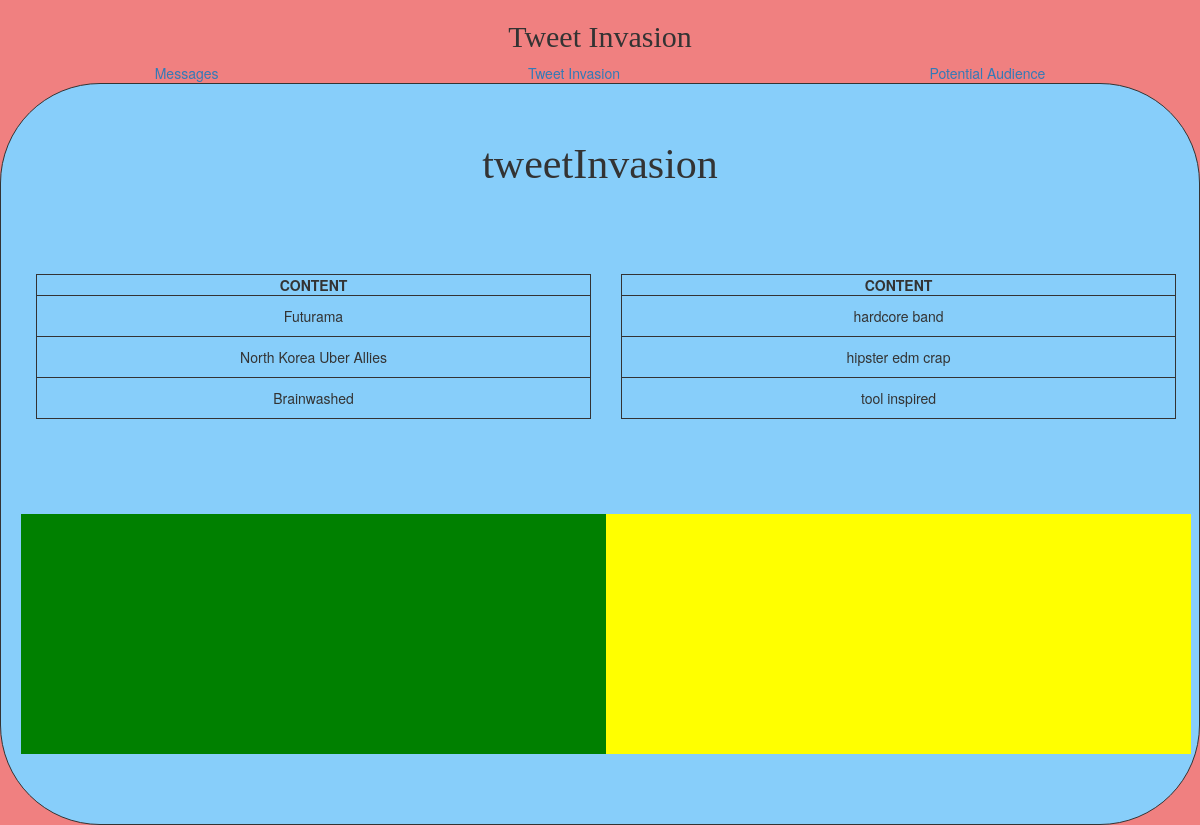
The page / on the database its author committed.
### tables this page shows
CREATE TABLE "content" (
	"cID"	INTEGER NOT NULL PRIMARY KEY AUTOINCREMENT UNIQUE,
	"link"	TEXT,
	"title"	TEXT
);

### tweetHome.py (the view)
@app.route('/')
def tweetInvasion():
    contents = getContent()
    audience = getAudiences()
    return render_template('tweetInvasion.html', contents=contents, audience=audience)

### tweetHome.py (called while the page is built)
def getContent():
    con = sql.connect("TWIdatabase.db")
    con.row_factory = sql.Row
    cur = con.cursor()
    cur.execute('select title, cID from content')
    content = cur.fetchall()
    if len(content) == 0:
        content = 'empty'
    con.close()
    return content

def getAudiences():
    con = sql.connect("TWIdatabase.db")
    con.row_factory = sql.Row
    cur = con.cursor()
    cur.execute("SELECT sum(followers) as fl, name from audience group by name")
    row = cur.fetchall()
    con.close()
    if len(row) == 0:
        row = 'empty'
    return row

### templates/tweetInvasion.html
{% extends 'home.html' %}
{% block content %}
    <div class='mainObject'>
            <div style='padding:30px; font-size:3em; font-family:Times New Roman'>tweetInvasion</div>
            <div class="container" style='margin:50px auto'>
                <div class="row">
                    <div style='height:30vh; overflow-y:scroll' class="col-md-6 udContainer">
                        {% if contents is string %}
                            <div style='padding:30px; font-size:1.5em'>No messages here, write one!</div>
                        {% else %}
                            <table style='width:100%'>
                                <thead>
                                    <th style='text-align:center'>
                                        <div ><b>CONTENT</b></div>
                                    </th>
                                </thead>
                                {% for content in contents %}
                                    <tr>
                                        <td class='rowHover2' data-id='{{content["cID"]}}'>{{content['title']}}</td>
                                    </tr>
                                {% endfor %}
                            </table>
                        {% endif %}
                    </div>
                    <div style='height:30vh; overflow-y:scroll' class="col-md-6 udContainer">
                        {% if audience is string %}
                            <div style='padding:30px; font-size:1.5em'>No messages here, write one!</div>
                        {% else %}
                            <table style='width:100%'>
                                <thead>
                                    <th style='text-align:center'>
                                        <div ><b>CONTENT</b></div>
                                    </th>
                                </thead>
                                {% for au in audience %}
                                    <tr>
                                        <td class='rowHover2'>{{au['name']}}</td>
                                    </tr>
                                {% endfor %}
                            </table>
                        {% endif %}
                    </div>
                </div>
                <div class="row">
                    <div style='height:30vh; background-color:green' class="col-md-6">
                    </div>
                    <div style='height:30vh; background-color:yellow' class="col-md-6">
                    </div>
                </div>
            </div>
    </div>
{% endblock %}

### static/style.css (style rules this page uses)
.mainObject { padding: 20px; margin: auto; text-align: center; }
.udContainer td { padding:10px !important; border: 0.5px solid; }
.udContainer th { border: 0.5px solid; }
.udContainer { width:45vw; margin:auto; overflow:hidden; text-align:center }
.udContainer tr { border:solid 1px }

### rows shown on the page
content: title "Futurama"
content: title "North Korea Uber Allies"
content: title "Brainwashed"

### other values the page prints
{{ au['name'] }} "hardcore band" "hipster edm crap" "tool inspired"
